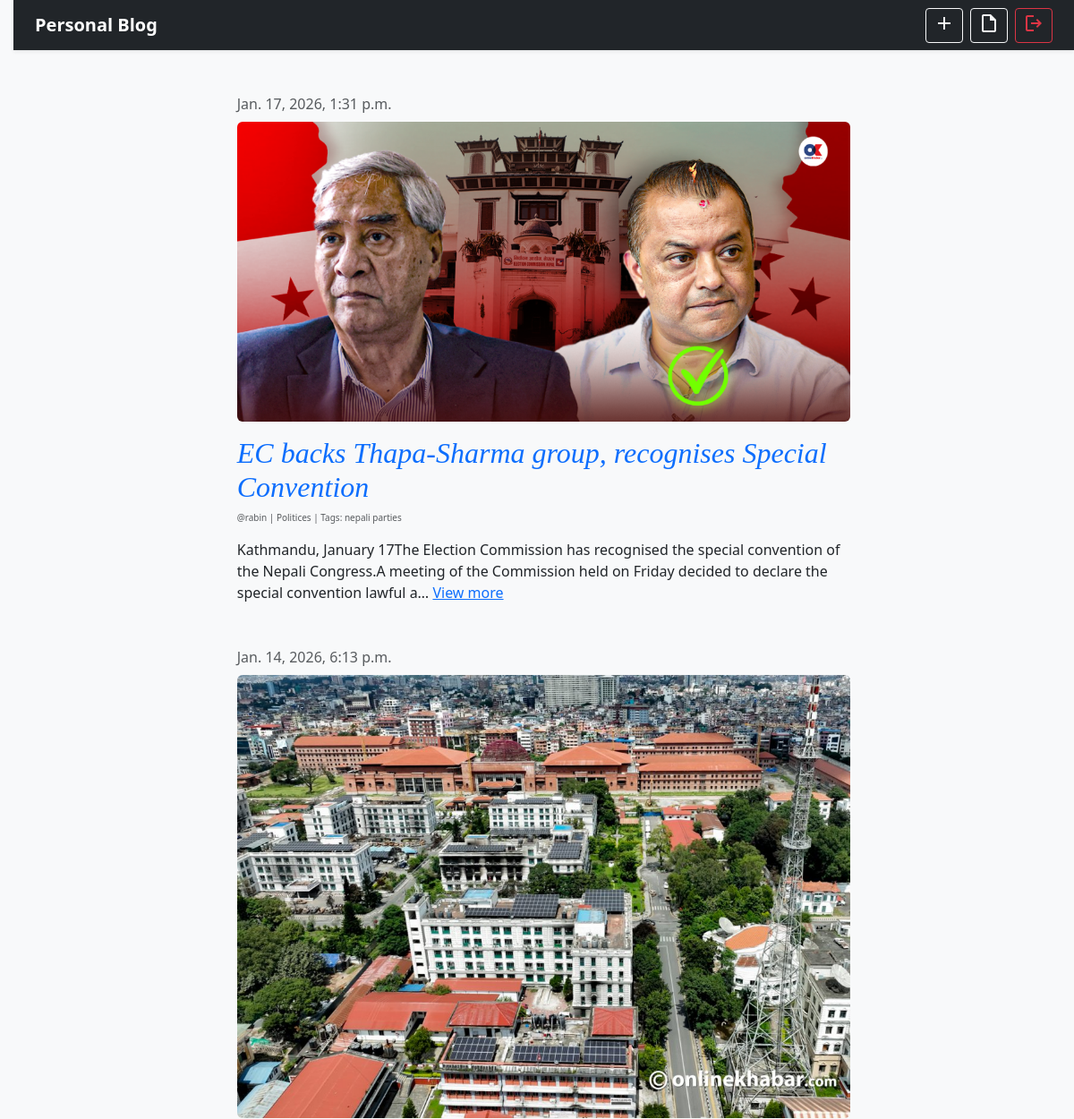
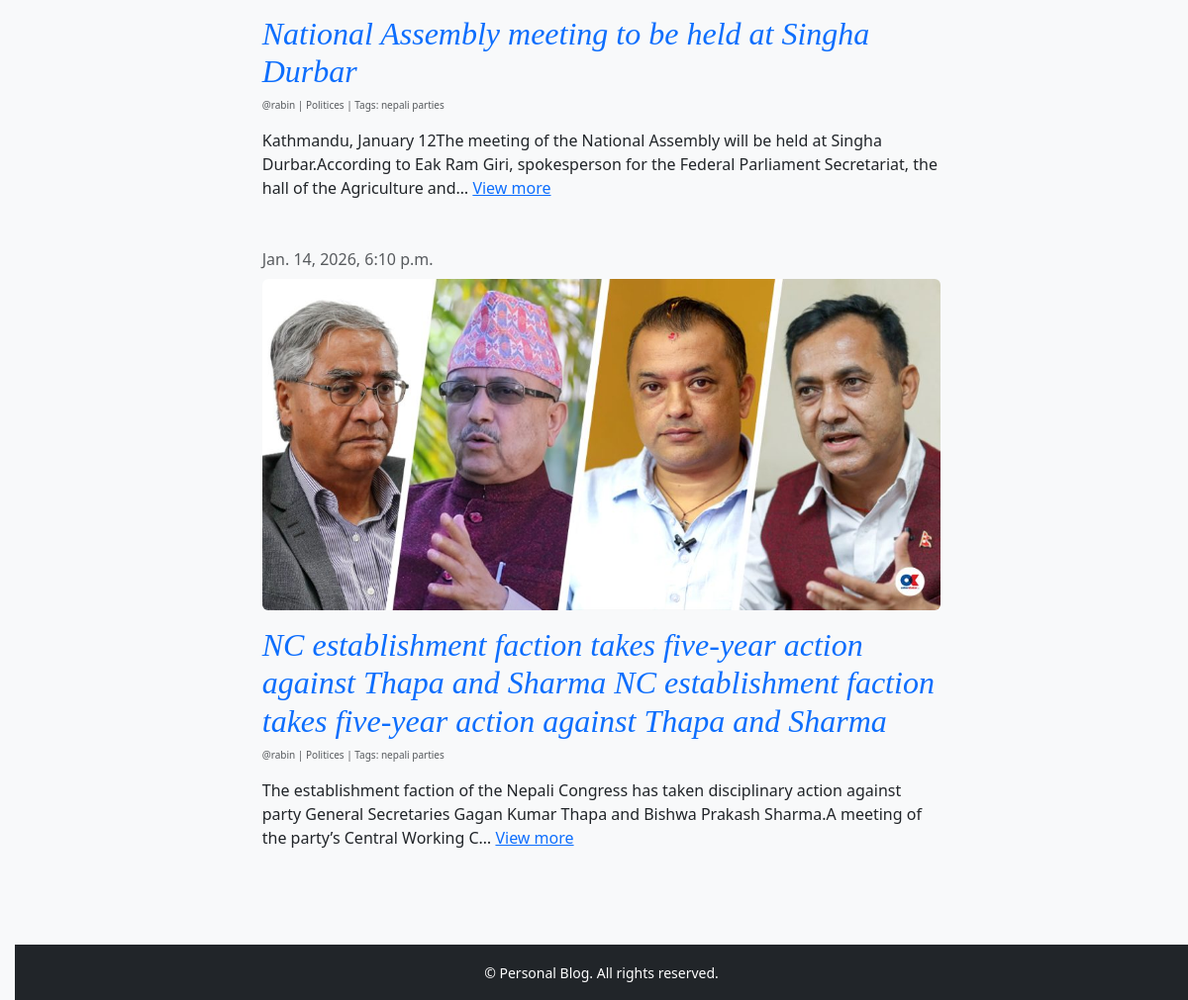
The app's page / (signed in) with its own data (2 pictures, top to bottom).
### blog_app/models.py (models this page shows, shortened)
class TimeStampModel(models.Model):
    created_at = models.DateTimeField(auto_now_add=True)
    updated_at = models.DateTimeField(auto_now=True)
    class Meta:
        abstract = True

class Post(TimeStampModel):
    STATUS_CHOICES = [
        ("active", "Active"),
        ("in_active", "Inactive"),
    ]
    title = models.CharField(max_length=256)
    content = models.TextField()
    featured_image = models.ImageField(upload_to="post_images/%Y/%m/%d", blank=False, default='')
    status = models.CharField(max_length=20, choices=STATUS_CHOICES, default="active")
    views_count = models.PositiveBigIntegerField(default=0)
    category = models.ForeignKey(Category, on_delete=models.CASCADE, null=True, blank=True)
    tag = models.ManyToManyField(Tag)
    author = models.ForeignKey("auth.User", on_delete=models.CASCADE)
    published_at = models.DateTimeField(null=True, blank=True)

class Category(TimeStampModel):
    name = models.CharField(max_length=100)
    class Meta:
        ordering = ["name"]

class Tag(TimeStampModel):
    name = models.CharField(max_length=100)
    def __str__(self):
        return self.name

### blog_app/views.py (the view)
# urls.py: path("", views.PostListView.as_view(), name="post-list"),
class PostListView(ListView):
    model = Post
    template_name = "post_list.html"
    context_object_name = "posts"
    def get_queryset(self):
        posts = Post.objects.filter(published_at__isnull=False).order_by(
            "-published_at"
        )
        return posts

### templates/post_list.html
{% extends "base.html" %}
{% block content %}
<div class="row justify-content-center">
  <div class="col-lg-8 col-md-10 col-12">
    {% for post in posts %}
      <div class="post mb-5">
        <div class="date text-muted mb-2">
          {{ post.published_at }}
        </div>
        {% if post.featured_image %}
          <img
            src="{{ post.featured_image.url }}"
            alt="{{ post.title }}"
            class="img-fluid rounded mb-3"
          />
        {% endif %}
        <h2>
          <a
            href="{% url 'post-detail' post.pk %}"
            class="text-decoration-none fst-italic"
          >
            {{ post.title }}
          </a>
        </h2>
        <div class="date author text-muted mb-3">
          @{{ post.author.username }} |
          {{ post.category.name|title }}
          | Tags: {{ post.tag.all|join:", " }}
        </div>
        <p>
          {{ post.content|striptags|truncatechars:200 }}
          <a href="{% url 'post-detail' post.pk %}">View more</a>
        </p>
      </div>
    {% endfor %}
  </div>
</div>
{% endblock content %}

### static/css/blog.css (style rules this page uses)
body { padding-left: 15px; }
h1, h2, h3, h4 { font-family: "Lobster", cursive; }
.date { color: #ce7e29; }
.post { margin-bottom: 30px; }
.author { font-size: 10px; color: #6b441a; }

### records on screen
Post: published_at "Jan. 17, 2026, 1:31 p.m.", featured_image (picture), title "EC backs Thapa-Sharma group, recognises Special Convention", author.username "rabin", category.name "Politices", tag.all "nepali parties", content "Kathmandu, January 17The Election Commission has recognised the special convention of the Nepali Congress.A meeting of the Commission held on Friday decided to declare the special convention lawful a…"
Post: published_at "Jan. 14, 2026, 6:13 p.m.", featured_image (picture), title "National Assembly meeting to be held at Singha Durbar", author.username "rabin", category.name "Politices", tag.all "nepali parties", content "Kathmandu, January 12The meeting of the National Assembly will be held at Singha Durbar.According to Eak Ram Giri, spokesperson for the Federal Parliament Secretariat, the hall of the Agriculture and…"
Post: published_at "Jan. 14, 2026, 6:10 p.m.", featured_image (picture), title "NC establishment faction takes five-year action against Thapa and Sharma NC establishment faction takes five-year action against Thapa and Sharma", author.username "rabin", category.name "Politices", tag.all "nepali parties", content "The establishment faction of the Nepali Congress has taken disciplinary action against party General Secretaries Gagan Kumar Thapa and Bishwa Prakash Sharma.A meeting of the party’s Central Working C…"
